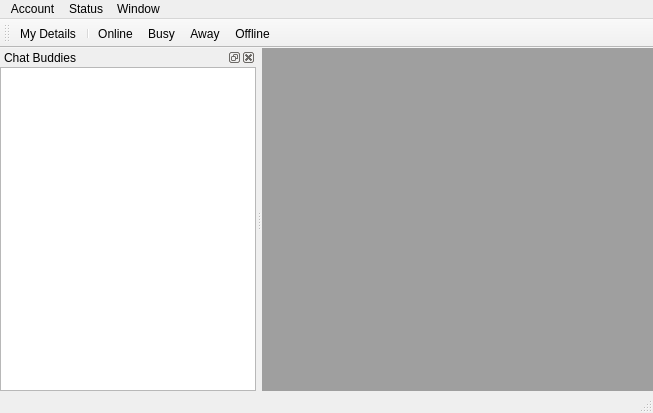
<?xml version="1.0" encoding="UTF-8"?>
<ui version="4.0">
 <class>MainWindow</class>
 <widget class="QMainWindow" name="MainWindow">
  <property name="geometry">
   <rect>
    <x>0</x>
    <y>0</y>
    <width>653</width>
    <height>413</height>
   </rect>
  </property>
  <property name="windowTitle">
   <string>Chat</string>
  </property>
  <property name="windowIcon">
   <iconset resource="../smartpay/src/res.qrc">
    <normaloff>:/images/023_Tip_128x128_72.png</normaloff>:/images/023_Tip_128x128_72.png</iconset>
  </property>
  <widget class="QWidget" name="centralwidget">
   <layout class="QVBoxLayout" name="verticalLayout_3">
    <property name="spacing">
     <number>0</number>
    </property>
    <property name="margin">
     <number>0</number>
    </property>
    <item>
     <widget class="QMdiArea" name="mdiArea">
      <property name="autoFillBackground">
       <bool>true</bool>
      </property>
     </widget>
    </item>
   </layout>
  </widget>
  <widget class="QMenuBar" name="menubar">
   <property name="geometry">
    <rect>
     <x>0</x>
     <y>0</y>
     <width>653</width>
     <height>22</height>
    </rect>
   </property>
   <widget class="QMenu" name="menuAccount">
    <property name="title">
     <string>Account</string>
    </property>
    <addaction name="actionMy_Details"/>
   </widget>
   <widget class="QMenu" name="menuWindow">
    <property name="title">
     <string>Window</string>
    </property>
    <addaction name="actionClose_All"/>
   </widget>
   <widget class="QMenu" name="menuStatus">
    <property name="title">
     <string>Status</string>
    </property>
    <addaction name="actionOnline"/>
    <addaction name="actionBusy"/>
    <addaction name="actionAway"/>
    <addaction name="actionOffline"/>
   </widget>
   <addaction name="menuAccount"/>
   <addaction name="menuStatus"/>
   <addaction name="menuWindow"/>
  </widget>
  <widget class="QStatusBar" name="statusbar"/>
  <widget class="QDockWidget" name="dockWidget">
   <property name="windowTitle">
    <string>Chat Buddies</string>
   </property>
   <attribute name="dockWidgetArea">
    <number>1</number>
   </attribute>
   <widget class="QWidget" name="dockWidgetContents">
    <layout class="QVBoxLayout" name="verticalLayout">
     <property name="spacing">
      <number>0</number>
     </property>
     <property name="margin">
      <number>0</number>
     </property>
     <item>
      <widget class="QTreeWidget" name="lstBuddies">
       <property name="alternatingRowColors">
        <bool>true</bool>
       </property>
       <property name="indentation">
        <number>5</number>
       </property>
       <property name="headerHidden">
        <bool>true</bool>
       </property>
       <column>
        <property name="text">
         <string notr="true">User Name</string>
        </property>
       </column>
      </widget>
     </item>
    </layout>
   </widget>
  </widget>
  <widget class="QToolBar" name="toolBar">
   <property name="windowTitle">
    <string>toolBar</string>
   </property>
   <property name="toolButtonStyle">
    <enum>Qt::ToolButtonTextUnderIcon</enum>
   </property>
   <attribute name="toolBarArea">
    <enum>TopToolBarArea</enum>
   </attribute>
   <attribute name="toolBarBreak">
    <bool>false</bool>
   </attribute>
   <addaction name="actionMy_Details"/>
   <addaction name="separator"/>
   <addaction name="actionOnline"/>
   <addaction name="actionBusy"/>
   <addaction name="actionAway"/>
   <addaction name="actionOffline"/>
  </widget>
  <action name="actionMy_Details">
   <property name="text">
    <string>My Details</string>
   </property>
  </action>
  <action name="actionClose_All">
   <property name="text">
    <string>Close All</string>
   </property>
  </action>
  <action name="actionOnline">
   <property name="text">
    <string>Online</string>
   </property>
  </action>
  <action name="actionBusy">
   <property name="text">
    <string>Busy</string>
   </property>
  </action>
  <action name="actionAway">
   <property name="text">
    <string>Away</string>
   </property>
  </action>
  <action name="actionOffline">
   <property name="text">
    <string>Offline</string>
   </property>
  </action>
 </widget>
 <resources>
  <include location="../smartpay/src/res.qrc"/>
 </resources>
 <connections/>
</ui>
